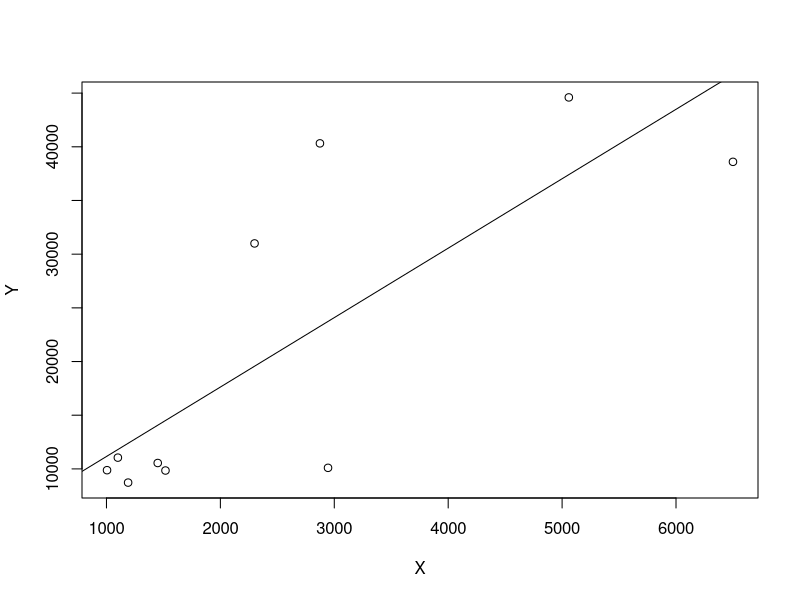

Write the R code that produced this figure.
library(ggplot2)

X <- c(2300,5059,2874,2945,1518,1190,6500,1450,1100,1005)
Y <- c(31000,44600,40320,10100,9850,8725,38600,10550,11050,9880)
N <- c(1:10)



TEST <- data.frame(X, Y)
TEST$X_BAR <- (mean(X))
TEST$Y_BAR <- (mean(Y))
TEST$X_XBAR <- (X-TEST$X_BAR)
TEST$Y_YBAR <- (Y-TEST$Y_BAR)
TEST$SSX_SSY <- (TEST$X_XBAR*TEST$Y_YBAR)
TEST$X_SQURE <- (TEST$X_XBAR^2)
TEST$Y_SQURE <- (TEST$Y_YBAR^2)

sum(TEST$SSX_SSY)/(  sqrt(sum(TEST$X_SQURE)*(sum(TEST$Y_SQURE))))

plot(Y~X) 
abline(lm(Y~X)) 

cor.test(X,Y)

summary(X)
summary(Y)
cor(X,Y, use = "everything", method = "pearson")
cov(X,Y)



chisq.test(X)
chisq.test(Y)








